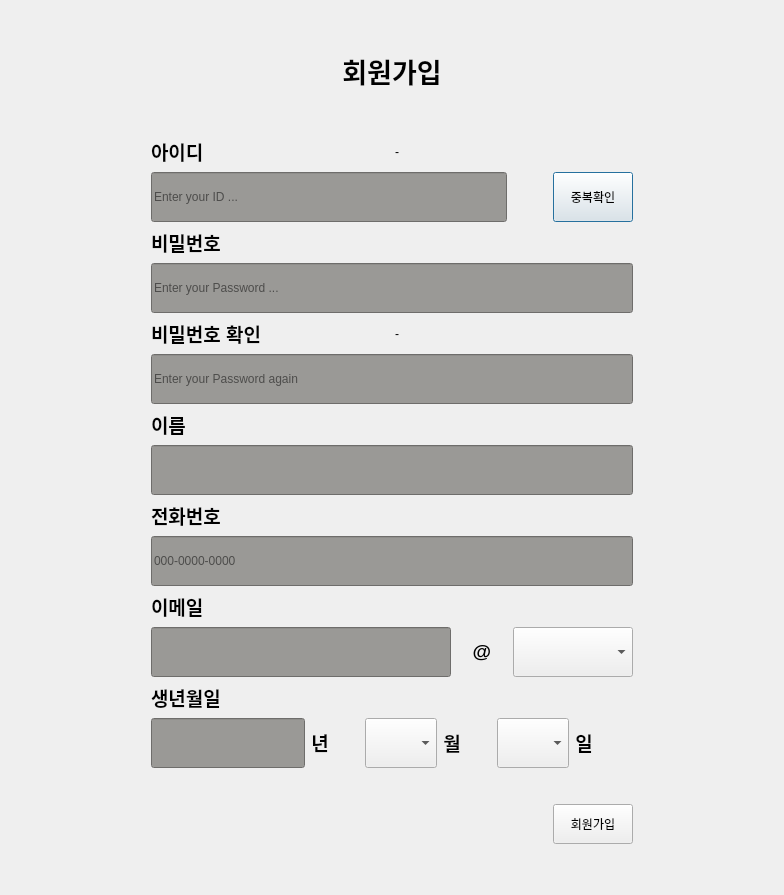
<?xml version="1.0" encoding="UTF-8"?>
<ui version="4.0">
 <class>RegisterDialog</class>
 <widget class="QDialog" name="RegisterDialog">
  <property name="geometry">
   <rect>
    <x>0</x>
    <y>0</y>
    <width>784</width>
    <height>834</height>
   </rect>
  </property>
  <property name="sizePolicy">
   <sizepolicy hsizetype="Fixed" vsizetype="Fixed">
    <horstretch>0</horstretch>
    <verstretch>0</verstretch>
   </sizepolicy>
  </property>
  <property name="windowTitle">
   <string>Dialog</string>
  </property>
  <layout class="QGridLayout" name="gridLayout_2">
   <item row="0" column="0">
    <layout class="QGridLayout" name="gridLayout">
     <property name="leftMargin">
      <number>120</number>
     </property>
     <property name="topMargin">
      <number>20</number>
     </property>
     <property name="rightMargin">
      <number>120</number>
     </property>
     <property name="bottomMargin">
      <number>20</number>
     </property>
     <item row="3" column="0">
      <layout class="QVBoxLayout" name="verticalLayout_2">
       <property name="leftMargin">
        <number>20</number>
       </property>
       <property name="topMargin">
        <number>20</number>
       </property>
       <property name="rightMargin">
        <number>20</number>
       </property>
       <property name="bottomMargin">
        <number>20</number>
       </property>
       <item>
        <layout class="QHBoxLayout" name="horizontalLayout_7">
         <item>
          <widget class="QLabel" name="label_2">
           <property name="text">
            <string>&lt;html&gt;&lt;head/&gt;&lt;body&gt;&lt;p&gt;&lt;span style=&quot; font-size:14pt; font-weight:700;&quot;&gt;아이디&lt;/span&gt;&lt;/p&gt;&lt;/body&gt;&lt;/html&gt;</string>
           </property>
          </widget>
         </item>
         <item>
          <widget class="QLabel" name="label_IDCheckStatus">
           <property name="text">
            <string>-</string>
           </property>
          </widget>
         </item>
        </layout>
       </item>
       <item>
        <layout class="QVBoxLayout" name="verticalLayout_10">
         <item>
          <layout class="QHBoxLayout" name="horizontalLayout">
           <item>
            <widget class="QLineEdit" name="lineEdit_ID">
             <property name="minimumSize">
              <size>
               <width>0</width>
               <height>50</height>
              </size>
             </property>
             <property name="styleSheet">
              <string notr="true">QLineEdit {
    background-color: rgb(154, 153, 150);  /* 회색 배경 */
    color: black;                        /* 검은색 텍스트 */
}
</string>
             </property>
             <property name="placeholderText">
              <string>Enter your ID ...</string>
             </property>
            </widget>
           </item>
           <item>
            <spacer name="horizontalSpacer">
             <property name="orientation">
              <enum>Qt::Orientation::Horizontal</enum>
             </property>
             <property name="sizeType">
              <enum>QSizePolicy::Policy::Preferred</enum>
             </property>
             <property name="sizeHint" stdset="0">
              <size>
               <width>40</width>
               <height>20</height>
              </size>
             </property>
            </spacer>
           </item>
           <item>
            <widget class="QPushButton" name="button_isIDTaken">
             <property name="minimumSize">
              <size>
               <width>0</width>
               <height>50</height>
              </size>
             </property>
             <property name="text">
              <string>중복확인</string>
             </property>
            </widget>
           </item>
          </layout>
         </item>
        </layout>
       </item>
       <item>
        <layout class="QVBoxLayout" name="verticalLayout_9">
         <item>
          <widget class="QLabel" name="label_PW">
           <property name="text">
            <string>&lt;html&gt;&lt;head/&gt;&lt;body&gt;&lt;p&gt;&lt;span style=&quot; font-size:14pt; font-weight:700;&quot;&gt;비밀번호&lt;/span&gt;&lt;/p&gt;&lt;/body&gt;&lt;/html&gt;</string>
           </property>
          </widget>
         </item>
         <item>
          <widget class="QLineEdit" name="lineEdit_PW">
           <property name="minimumSize">
            <size>
             <width>0</width>
             <height>50</height>
            </size>
           </property>
           <property name="styleSheet">
            <string notr="true">QLineEdit {
    background-color: rgb(154, 153, 150);  /* 회색 배경 */
    color: black;                        /* 검은색 텍스트 */
}
</string>
           </property>
           <property name="placeholderText">
            <string>Enter your Password ...</string>
           </property>
          </widget>
         </item>
        </layout>
       </item>
       <item>
        <layout class="QVBoxLayout" name="verticalLayout_8">
         <item>
          <layout class="QHBoxLayout" name="horizontalLayout_2">
           <item>
            <widget class="QLabel" name="label_PWCheck">
             <property name="text">
              <string>&lt;html&gt;&lt;head/&gt;&lt;body&gt;&lt;p&gt;&lt;span style=&quot; font-size:14pt; font-weight:700;&quot;&gt;비밀번호 확인&lt;/span&gt;&lt;/p&gt;&lt;/body&gt;&lt;/html&gt;</string>
             </property>
            </widget>
           </item>
           <item>
            <widget class="QLabel" name="label_PWCheckStatus">
             <property name="text">
              <string>-</string>
             </property>
            </widget>
           </item>
          </layout>
         </item>
         <item>
          <widget class="QLineEdit" name="lineEdit_PWCheck">
           <property name="minimumSize">
            <size>
             <width>0</width>
             <height>50</height>
            </size>
           </property>
           <property name="toolTipDuration">
            <number>-1</number>
           </property>
           <property name="styleSheet">
            <string notr="true">QLineEdit {
    background-color: rgb(154, 153, 150);  /* 회색 배경 */
    color: black;                        /* 검은색 텍스트 */
}
</string>
           </property>
           <property name="text">
            <string/>
           </property>
           <property name="placeholderText">
            <string>Enter your Password again</string>
           </property>
          </widget>
         </item>
        </layout>
       </item>
       <item>
        <layout class="QVBoxLayout" name="verticalLayout_6">
         <item>
          <widget class="QLabel" name="label_name">
           <property name="text">
            <string>&lt;html&gt;&lt;head/&gt;&lt;body&gt;&lt;p&gt;&lt;span style=&quot; font-size:14pt; font-weight:700;&quot;&gt;이름&lt;/span&gt;&lt;/p&gt;&lt;/body&gt;&lt;/html&gt;</string>
           </property>
          </widget>
         </item>
         <item>
          <widget class="QLineEdit" name="lineEdit_name">
           <property name="minimumSize">
            <size>
             <width>0</width>
             <height>50</height>
            </size>
           </property>
           <property name="styleSheet">
            <string notr="true">QLineEdit {
    background-color: rgb(154, 153, 150);  /* 회색 배경 */
    color: black;                        /* 검은색 텍스트 */
}
</string>
           </property>
          </widget>
         </item>
        </layout>
       </item>
       <item>
        <layout class="QVBoxLayout" name="verticalLayout_11">
         <item>
          <widget class="QLabel" name="label_phone">
           <property name="text">
            <string>&lt;html&gt;&lt;head/&gt;&lt;body&gt;&lt;p&gt;&lt;span style=&quot; font-size:14pt; font-weight:700;&quot;&gt;전화번호&lt;/span&gt;&lt;/p&gt;&lt;/body&gt;&lt;/html&gt;</string>
           </property>
          </widget>
         </item>
         <item>
          <widget class="QLineEdit" name="lineEdit_phone">
           <property name="minimumSize">
            <size>
             <width>0</width>
             <height>50</height>
            </size>
           </property>
           <property name="styleSheet">
            <string notr="true">QLineEdit {
    background-color: rgb(154, 153, 150);  /* 회색 배경 */
    color: black;                        /* 검은색 텍스트 */
}
</string>
           </property>
           <property name="placeholderText">
            <string>000-0000-0000</string>
           </property>
          </widget>
         </item>
        </layout>
       </item>
       <item>
        <layout class="QVBoxLayout" name="verticalLayout_5">
         <item>
          <layout class="QVBoxLayout" name="verticalLayout_4">
           <item>
            <widget class="QLabel" name="label_email">
             <property name="text">
              <string>&lt;html&gt;&lt;head/&gt;&lt;body&gt;&lt;p&gt;&lt;span style=&quot; font-size:14pt; font-weight:700;&quot;&gt;이메일&lt;/span&gt;&lt;/p&gt;&lt;/body&gt;&lt;/html&gt;</string>
             </property>
            </widget>
           </item>
           <item>
            <layout class="QHBoxLayout" name="horizontalLayout_3">
             <item>
              <widget class="QLineEdit" name="lineEdit_email">
               <property name="minimumSize">
                <size>
                 <width>20</width>
                 <height>50</height>
                </size>
               </property>
               <property name="maximumSize">
                <size>
                 <width>300</width>
                 <height>16777215</height>
                </size>
               </property>
               <property name="styleSheet">
                <string notr="true">QLineEdit {
    background-color: rgb(154, 153, 150);  /* 회색 배경 */
    color: black;                        /* 검은색 텍스트 */
}
</string>
               </property>
              </widget>
             </item>
             <item>
              <widget class="QLabel" name="label_emailAt">
               <property name="maximumSize">
                <size>
                 <width>50</width>
                 <height>16777215</height>
                </size>
               </property>
               <property name="text">
                <string>&lt;html&gt;&lt;head/&gt;&lt;body&gt;&lt;p align=&quot;center&quot;&gt;&lt;span style=&quot; font-size:14pt; font-weight:700;&quot;&gt;@&lt;/span&gt;&lt;/p&gt;&lt;/body&gt;&lt;/html&gt;</string>
               </property>
              </widget>
             </item>
             <item>
              <widget class="QComboBox" name="comboBox_email">
               <property name="minimumSize">
                <size>
                 <width>0</width>
                 <height>50</height>
                </size>
               </property>
              </widget>
             </item>
            </layout>
           </item>
          </layout>
         </item>
        </layout>
       </item>
       <item>
        <layout class="QVBoxLayout" name="verticalLayout_3">
         <item>
          <widget class="QLabel" name="label_9">
           <property name="text">
            <string>&lt;html&gt;&lt;head/&gt;&lt;body&gt;&lt;p&gt;&lt;span style=&quot; font-size:14pt; font-weight:700;&quot;&gt;생년월일&lt;/span&gt;&lt;/p&gt;&lt;/body&gt;&lt;/html&gt;</string>
           </property>
          </widget>
         </item>
         <item>
          <layout class="QHBoxLayout" name="horizontalLayout_4">
           <item>
            <widget class="QLineEdit" name="lineEdit_year">
             <property name="minimumSize">
              <size>
               <width>0</width>
               <height>50</height>
              </size>
             </property>
             <property name="styleSheet">
              <string notr="true">QLineEdit {
    background-color: rgb(154, 153, 150);  /* 회색 배경 */
    color: black;                        /* 검은색 텍스트 */
}
</string>
             </property>
            </widget>
           </item>
           <item>
            <widget class="QLabel" name="label_year">
             <property name="text">
              <string>&lt;html&gt;&lt;head/&gt;&lt;body&gt;&lt;p align=&quot;center&quot;&gt;&lt;span style=&quot; font-size:14pt; font-weight:700;&quot;&gt;년&lt;/span&gt;&lt;/p&gt;&lt;/body&gt;&lt;/html&gt;</string>
             </property>
            </widget>
           </item>
           <item>
            <spacer name="horizontalSpacer_2">
             <property name="orientation">
              <enum>Qt::Orientation::Horizontal</enum>
             </property>
             <property name="sizeType">
              <enum>QSizePolicy::Policy::Preferred</enum>
             </property>
             <property name="sizeHint" stdset="0">
              <size>
               <width>30</width>
               <height>0</height>
              </size>
             </property>
            </spacer>
           </item>
           <item>
            <widget class="QComboBox" name="comboBox_month">
             <property name="minimumSize">
              <size>
               <width>0</width>
               <height>50</height>
              </size>
             </property>
            </widget>
           </item>
           <item>
            <widget class="QLabel" name="label_month">
             <property name="text">
              <string>&lt;html&gt;&lt;head/&gt;&lt;body&gt;&lt;p align=&quot;center&quot;&gt;&lt;span style=&quot; font-size:14pt; font-weight:700;&quot;&gt;월&lt;/span&gt;&lt;/p&gt;&lt;/body&gt;&lt;/html&gt;</string>
             </property>
            </widget>
           </item>
           <item>
            <spacer name="horizontalSpacer_3">
             <property name="orientation">
              <enum>Qt::Orientation::Horizontal</enum>
             </property>
             <property name="sizeType">
              <enum>QSizePolicy::Policy::Preferred</enum>
             </property>
             <property name="sizeHint" stdset="0">
              <size>
               <width>30</width>
               <height>20</height>
              </size>
             </property>
            </spacer>
           </item>
           <item>
            <widget class="QComboBox" name="comboBox_day">
             <property name="minimumSize">
              <size>
               <width>0</width>
               <height>50</height>
              </size>
             </property>
            </widget>
           </item>
           <item>
            <widget class="QLabel" name="label_day">
             <property name="text">
              <string>&lt;html&gt;&lt;head/&gt;&lt;body&gt;&lt;p align=&quot;center&quot;&gt;&lt;span style=&quot; font-size:14pt; font-weight:700;&quot;&gt;일&lt;/span&gt;&lt;/p&gt;&lt;/body&gt;&lt;/html&gt;</string>
             </property>
            </widget>
           </item>
           <item>
            <spacer name="horizontalSpacer_5">
             <property name="orientation">
              <enum>Qt::Orientation::Horizontal</enum>
             </property>
             <property name="sizeType">
              <enum>QSizePolicy::Policy::Fixed</enum>
             </property>
             <property name="sizeHint" stdset="0">
              <size>
               <width>40</width>
               <height>20</height>
              </size>
             </property>
            </spacer>
           </item>
          </layout>
         </item>
        </layout>
       </item>
       <item>
        <layout class="QHBoxLayout" name="horizontalLayout_6">
         <property name="topMargin">
          <number>30</number>
         </property>
         <item>
          <spacer name="horizontalSpacer_4">
           <property name="orientation">
            <enum>Qt::Orientation::Horizontal</enum>
           </property>
           <property name="sizeHint" stdset="0">
            <size>
             <width>40</width>
             <height>20</height>
            </size>
           </property>
          </spacer>
         </item>
         <item>
          <widget class="QPushButton" name="button_register">
           <property name="minimumSize">
            <size>
             <width>0</width>
             <height>40</height>
            </size>
           </property>
           <property name="text">
            <string>회원가입</string>
           </property>
          </widget>
         </item>
        </layout>
       </item>
      </layout>
     </item>
     <item row="0" column="0">
      <widget class="QLabel" name="label_title">
       <property name="minimumSize">
        <size>
         <width>0</width>
         <height>80</height>
        </size>
       </property>
       <property name="text">
        <string>&lt;html&gt;&lt;head/&gt;&lt;body&gt;&lt;p align=&quot;center&quot;&gt;&lt;span style=&quot; font-size:20pt; font-weight:700;&quot;&gt;회원가입&lt;/span&gt;&lt;/p&gt;&lt;/body&gt;&lt;/html&gt;</string>
       </property>
      </widget>
     </item>
    </layout>
   </item>
  </layout>
 </widget>
 <resources/>
 <connections/>
</ui>
